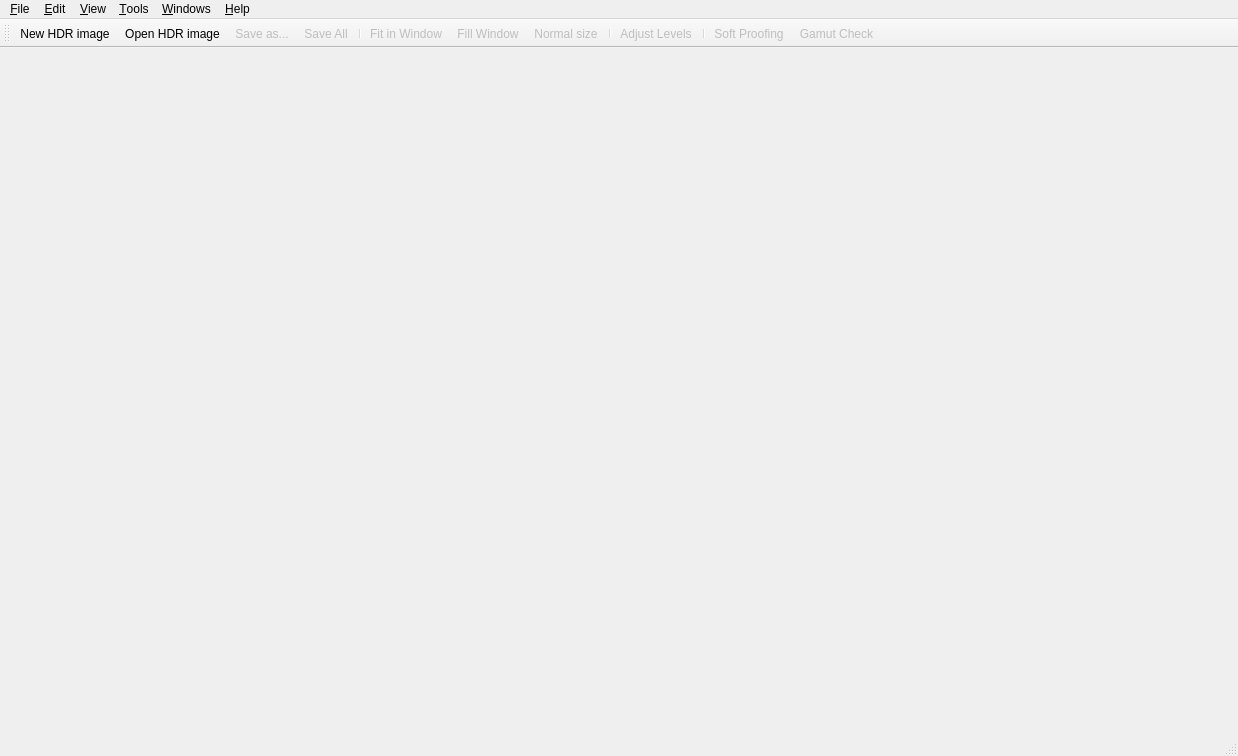
<?xml version="1.0" encoding="UTF-8"?>
<ui version="4.0">
 <class>MainWindow</class>
 <widget class="QMainWindow" name="MainWindow">
  <property name="geometry">
   <rect>
    <x>0</x>
    <y>0</y>
    <width>1238</width>
    <height>756</height>
   </rect>
  </property>
  <property name="windowTitle">
   <string>Luminance HDR</string>
  </property>
  <property name="windowIcon">
   <iconset>
    <normaloff>:/new/prefix1/images/luminance.png</normaloff>:/new/prefix1/images/luminance.png</iconset>
  </property>
  <property name="toolButtonStyle">
   <enum>Qt::ToolButtonTextUnderIcon</enum>
  </property>
  <property name="unifiedTitleAndToolBarOnMac">
   <bool>true</bool>
  </property>
  <widget class="QWidget" name="centralwidget"/>
  <widget class="QMenuBar" name="menubar">
   <property name="geometry">
    <rect>
     <x>0</x>
     <y>0</y>
     <width>1238</width>
     <height>24</height>
    </rect>
   </property>
   <widget class="QMenu" name="menuSettings">
    <property name="title">
     <string>&amp;Tools</string>
    </property>
    <addaction name="actionShowPreviewPanel"/>
    <addaction name="separator"/>
    <addaction name="Transplant_Exif_Data_action"/>
    <addaction name="actionBatch_HDR"/>
    <addaction name="actionBatch_Tone_Mapping"/>
    <addaction name="OptionsAction"/>
   </widget>
   <widget class="QMenu" name="menuHelp">
    <property name="title">
     <string>&amp;Help</string>
    </property>
    <addaction name="documentationAction"/>
    <addaction name="actionWhat_s_This"/>
    <addaction name="separator"/>
    <addaction name="actionDonate"/>
    <addaction name="actionAbout_Luminance"/>
    <addaction name="actionAbout_Qt"/>
   </widget>
   <widget class="QMenu" name="menuWindows">
    <property name="title">
     <string>&amp;Windows</string>
    </property>
    <addaction name="actionMinimize"/>
    <addaction name="actionMaximize"/>
    <addaction name="separator"/>
    <addaction name="actionBring_All_to_Front"/>
    <addaction name="separator"/>
    <addaction name="actionRemove_Tab"/>
   </widget>
   <widget class="QMenu" name="menuView">
    <property name="title">
     <string>&amp;View</string>
    </property>
    <widget class="QMenu" name="menuHDR_Histogram">
     <property name="enabled">
      <bool>false</bool>
     </property>
     <property name="title">
      <string>HDR &amp;Histogram</string>
     </property>
     <addaction name="Fit_to_dynamic_range"/>
     <addaction name="Low_dynamic_range"/>
     <addaction name="Shrink_dynamic_range"/>
     <addaction name="Extend_dynamic_range"/>
     <addaction name="Decrease_exposure"/>
     <addaction name="Increase_exposure"/>
    </widget>
    <widget class="QMenu" name="menuToolbars">
     <property name="title">
      <string>&amp;Toolbars</string>
     </property>
     <addaction name="actionIcons_Only"/>
     <addaction name="actionText_Under_Icons"/>
     <addaction name="actionText_Alongside_Icons"/>
     <addaction name="actionText_Only"/>
     <addaction name="separator"/>
    </widget>
    <addaction name="fitToWindowAct"/>
    <addaction name="actionFill_to_Window"/>
    <addaction name="normalSizeAct"/>
    <addaction name="zoomInAct"/>
    <addaction name="zoomOutAct"/>
    <addaction name="actionLock"/>
    <addaction name="menuHDR_Histogram"/>
    <addaction name="separator"/>
    <addaction name="menuToolbars"/>
   </widget>
   <widget class="QMenu" name="menuFile">
    <property name="title">
     <string>&amp;File</string>
    </property>
    <addaction name="fileNewAction"/>
    <addaction name="fileOpenAction"/>
    <addaction name="fileSaveAsAction"/>
    <addaction name="actionSave_Hdr_Preview"/>
    <addaction name="separator"/>
    <addaction name="fileExitAction"/>
   </widget>
   <widget class="QMenu" name="menuEdit">
    <property name="title">
     <string>&amp;Edit</string>
    </property>
    <addaction name="rotateccw"/>
    <addaction name="rotatecw"/>
    <addaction name="separator"/>
    <addaction name="cropToSelectionAction"/>
    <addaction name="removeSelectionAction"/>
    <addaction name="separator"/>
    <addaction name="actionResizeHDR"/>
    <addaction name="action_Projective_Transformation"/>
   </widget>
   <addaction name="menuFile"/>
   <addaction name="menuEdit"/>
   <addaction name="menuView"/>
   <addaction name="menuSettings"/>
   <addaction name="menuWindows"/>
   <addaction name="menuHelp"/>
  </widget>
  <widget class="QStatusBar" name="statusbar"/>
  <widget class="QToolBar" name="toolBar">
   <property name="enabled">
    <bool>true</bool>
   </property>
   <property name="windowTitle">
    <string>Main Toolbar</string>
   </property>
   <property name="orientation">
    <enum>Qt::Horizontal</enum>
   </property>
   <property name="toolButtonStyle">
    <enum>Qt::ToolButtonTextUnderIcon</enum>
   </property>
   <attribute name="toolBarArea">
    <enum>TopToolBarArea</enum>
   </attribute>
   <attribute name="toolBarBreak">
    <bool>false</bool>
   </attribute>
   <addaction name="fileNewAction"/>
   <addaction name="fileOpenAction"/>
   <addaction name="fileSaveAsAction"/>
   <addaction name="fileSaveAllAction"/>
   <addaction name="separator"/>
   <addaction name="fitToWindowAct"/>
   <addaction name="actionFill_to_Window"/>
   <addaction name="normalSizeAct"/>
   <addaction name="separator"/>
   <addaction name="actionFix_Histogram"/>
   <addaction name="separator"/>
   <addaction name="actionSoft_Proofing"/>
   <addaction name="actionGamut_Check"/>
  </widget>
  <action name="fileNewAction">
   <property name="icon">
    <iconset resource="../../icons.qrc">
     <normaloff>:/new/prefix1/images/newfile.png</normaloff>:/new/prefix1/images/newfile.png</iconset>
   </property>
   <property name="text">
    <string>&amp;New HDR image...</string>
   </property>
   <property name="iconText">
    <string>New HDR image</string>
   </property>
   <property name="toolTip">
    <string>Create a new HDR image from a set of LDR or Raw images</string>
   </property>
   <property name="statusTip">
    <string>Create a new HDR image from a set of LDR or Raw images</string>
   </property>
   <property name="whatsThis">
    <string>Create a new HDR image from a set of JPEG, Raw, or 8/16 bpc TIFF files</string>
   </property>
   <property name="shortcut">
    <string>Ctrl+N</string>
   </property>
  </action>
  <action name="fileOpenAction">
   <property name="icon">
    <iconset resource="../../icons.qrc">
     <normaloff>:/new/prefix1/images/fileopen.png</normaloff>:/new/prefix1/images/fileopen.png</iconset>
   </property>
   <property name="text">
    <string>&amp;Open HDR image...</string>
   </property>
   <property name="iconText">
    <string>Open HDR image</string>
   </property>
   <property name="toolTip">
    <string>Load an existing HDR image file (OpenEXR, Radiance RGBE, PFS stream, RAW or TIFF)</string>
   </property>
   <property name="statusTip">
    <string>Load an existing HDR image file (OpenEXR, Radiance RGBE, PFS stream, RAW or TIFF)</string>
   </property>
   <property name="whatsThis">
    <string>Load an existing HDR image file (OpenEXR, Radiance RGBE, PFS stream, RAW or TIFF)</string>
   </property>
   <property name="shortcut">
    <string>Ctrl+O</string>
   </property>
  </action>
  <action name="fileSaveAsAction">
   <property name="enabled">
    <bool>false</bool>
   </property>
   <property name="icon">
    <iconset resource="../../icons.qrc">
     <normaloff>:/new/prefix1/images/filesave.png</normaloff>:/new/prefix1/images/filesave.png</iconset>
   </property>
   <property name="text">
    <string>&amp;Save as...</string>
   </property>
   <property name="iconText">
    <string>Save as...</string>
   </property>
   <property name="toolTip">
    <string>Save image (HDR or LDR)</string>
   </property>
   <property name="statusTip">
    <string>Save image (HDR or LDR)</string>
   </property>
   <property name="whatsThis">
    <string>Save image (HDR or LDR)</string>
   </property>
   <property name="shortcut">
    <string>Ctrl+S</string>
   </property>
  </action>
  <action name="fileExitAction">
   <property name="icon">
    <iconset resource="../../icons.qrc">
     <normaloff>:/new/prefix1/images/exit.png</normaloff>:/new/prefix1/images/exit.png</iconset>
   </property>
   <property name="text">
    <string>&amp;Quit</string>
   </property>
   <property name="toolTip">
    <string>Quit Luminance HDR</string>
   </property>
   <property name="statusTip">
    <string>Quit Luminance HDR</string>
   </property>
   <property name="whatsThis">
    <string>Exit</string>
   </property>
   <property name="shortcut">
    <string>Ctrl+Q</string>
   </property>
  </action>
  <action name="rotateccw">
   <property name="enabled">
    <bool>false</bool>
   </property>
   <property name="icon">
    <iconset resource="../../icons.qrc">
     <normaloff>:/new/prefix1/images/rotate_left.png</normaloff>:/new/prefix1/images/rotate_left.png</iconset>
   </property>
   <property name="text">
    <string>Rotate c&amp;ounter-clockwise</string>
   </property>
   <property name="iconText">
    <string>Rotate counter-clockwise</string>
   </property>
   <property name="toolTip">
    <string>Rotate counter-clockwise the HDR image</string>
   </property>
   <property name="statusTip">
    <string>Rotate counter-clockwise the HDR image</string>
   </property>
   <property name="whatsThis">
    <string>Rotate counter-clockwise the HDR image</string>
   </property>
   <property name="shortcut">
    <string>&lt;</string>
   </property>
  </action>
  <action name="rotatecw">
   <property name="enabled">
    <bool>false</bool>
   </property>
   <property name="icon">
    <iconset resource="../../icons.qrc">
     <normaloff>:/new/prefix1/images/rotate_right.png</normaloff>:/new/prefix1/images/rotate_right.png</iconset>
   </property>
   <property name="text">
    <string>Rotate c&amp;lockwise</string>
   </property>
   <property name="iconText">
    <string>Rotate clockwise</string>
   </property>
   <property name="toolTip">
    <string>Rotate clockwise the HDR image</string>
   </property>
   <property name="statusTip">
    <string>Rotate clockwise the HDR image</string>
   </property>
   <property name="whatsThis">
    <string>Rotate clockwise the HDR image</string>
   </property>
   <property name="shortcut">
    <string>&gt;</string>
   </property>
  </action>
  <action name="Low_dynamic_range">
   <property name="enabled">
    <bool>false</bool>
   </property>
   <property name="text">
    <string>Low Dynamic Range</string>
   </property>
   <property name="shortcut">
    <string>L</string>
   </property>
  </action>
  <action name="Fit_to_dynamic_range">
   <property name="enabled">
    <bool>false</bool>
   </property>
   <property name="text">
    <string>Fit to Dynamic Range</string>
   </property>
   <property name="toolTip">
    <string>Fit to dynamic range</string>
   </property>
   <property name="shortcut">
    <string>\</string>
   </property>
  </action>
  <action name="Shrink_dynamic_range">
   <property name="enabled">
    <bool>false</bool>
   </property>
   <property name="text">
    <string>Shrink Dynamic Range</string>
   </property>
   <property name="shortcut">
    <string>[</string>
   </property>
  </action>
  <action name="Extend_dynamic_range">
   <property name="enabled">
    <bool>false</bool>
   </property>
   <property name="text">
    <string>Extend Dynamic Range</string>
   </property>
   <property name="shortcut">
    <string>]</string>
   </property>
  </action>
  <action name="Decrease_exposure">
   <property name="enabled">
    <bool>false</bool>
   </property>
   <property name="text">
    <string>Decrease Exposure</string>
   </property>
   <property name="shortcut">
    <string>0</string>
   </property>
  </action>
  <action name="Increase_exposure">
   <property name="enabled">
    <bool>false</bool>
   </property>
   <property name="text">
    <string>&amp;Increase Exposure</string>
   </property>
   <property name="shortcut">
    <string>9</string>
   </property>
  </action>
  <action name="documentationAction">
   <property name="icon">
    <iconset resource="../../icons.qrc">
     <normaloff>:/new/prefix1/images/help.png</normaloff>:/new/prefix1/images/help.png</iconset>
   </property>
   <property name="text">
    <string>&amp;Contents...</string>
   </property>
   <property name="iconText">
    <string>About...</string>
   </property>
   <property name="toolTip">
    <string>Open user manual for Luminance HDR</string>
   </property>
   <property name="statusTip">
    <string>Open user manual for Luminance HDR</string>
   </property>
   <property name="whatsThis">
    <string>Open user manual for Luminance HDR</string>
   </property>
   <property name="shortcut">
    <string>F1</string>
   </property>
  </action>
  <action name="normalSizeAct">
   <property name="checkable">
    <bool>true</bool>
   </property>
   <property name="enabled">
    <bool>false</bool>
   </property>
   <property name="icon">
    <iconset resource="../../icons.qrc">
     <normaloff>:/new/prefix1/images/viewmag1.png</normaloff>:/new/prefix1/images/viewmag1.png</iconset>
   </property>
   <property name="text">
    <string>&amp;Normal Size</string>
   </property>
   <property name="iconText">
    <string>Normal size</string>
   </property>
   <property name="toolTip">
    <string>View HDR image at its normal size</string>
   </property>
   <property name="statusTip">
    <string>View HDR image at its normal size</string>
   </property>
   <property name="whatsThis">
    <string>View HDR image at its normal size</string>
   </property>
   <property name="shortcut">
    <string>O</string>
   </property>
  </action>
  <action name="zoomInAct">
   <property name="enabled">
    <bool>false</bool>
   </property>
   <property name="icon">
    <iconset resource="../../icons.qrc">
     <normaloff>:/new/prefix1/images/viewmag_inc.png</normaloff>:/new/prefix1/images/viewmag_inc.png</iconset>
   </property>
   <property name="text">
    <string>Zoom &amp;In</string>
   </property>
   <property name="toolTip">
    <string>Zoom in</string>
   </property>
   <property name="statusTip">
    <string>Zoom in</string>
   </property>
   <property name="whatsThis">
    <string>Zoom in</string>
   </property>
   <property name="shortcut">
    <string>+</string>
   </property>
  </action>
  <action name="zoomOutAct">
   <property name="enabled">
    <bool>false</bool>
   </property>
   <property name="icon">
    <iconset resource="../../icons.qrc">
     <normaloff>:/new/prefix1/images/viewmag_dec.png</normaloff>:/new/prefix1/images/viewmag_dec.png</iconset>
   </property>
   <property name="text">
    <string>Zoom &amp;Out</string>
   </property>
   <property name="toolTip">
    <string>Zoom out</string>
   </property>
   <property name="statusTip">
    <string>Zoom out</string>
   </property>
   <property name="whatsThis">
    <string>Zoom out</string>
   </property>
   <property name="shortcut">
    <string>-</string>
   </property>
  </action>
  <action name="fitToWindowAct">
   <property name="checkable">
    <bool>true</bool>
   </property>
   <property name="checked">
    <bool>false</bool>
   </property>
   <property name="enabled">
    <bool>false</bool>
   </property>
   <property name="icon">
    <iconset resource="../../icons.qrc">
     <normaloff>:/new/prefix1/images/viewmagfit.png</normaloff>:/new/prefix1/images/viewmagfit.png</iconset>
   </property>
   <property name="text">
    <string>&amp;Fit in Window</string>
   </property>
   <property name="iconText">
    <string>Fit in Window</string>
   </property>
   <property name="toolTip">
    <string>Fit in Window</string>
   </property>
   <property name="statusTip">
    <string>Make the HDR image fit its window</string>
   </property>
   <property name="whatsThis">
    <string>Make the HDR image fit its window</string>
   </property>
   <property name="shortcut">
    <string>W</string>
   </property>
  </action>
  <action name="OptionsAction">
   <property name="icon">
    <iconset resource="../../icons.qrc">
     <normaloff>:/new/prefix1/images/options.png</normaloff>:/new/prefix1/images/options.png</iconset>
   </property>
   <property name="text">
    <string>&amp;Preferences...</string>
   </property>
   <property name="iconText">
    <string>Luminance Options</string>
   </property>
   <property name="toolTip">
    <string>Set various options of Luminance</string>
   </property>
   <property name="statusTip">
    <string>Set various options of Luminance</string>
   </property>
   <property name="whatsThis">
    <string>Set various options of Luminance</string>
   </property>
   <property name="shortcut">
    <string>Ctrl+P</string>
   </property>
  </action>
  <action name="actionResizeHDR">
   <property name="enabled">
    <bool>false</bool>
   </property>
   <property name="icon">
    <iconset resource="../../icons.qrc">
     <normaloff>:/new/prefix1/images/scale.png</normaloff>:/new/prefix1/images/scale.png</iconset>
   </property>
   <property name="text">
    <string>&amp;Resize...</string>
   </property>
   <property name="iconText">
    <string>Resize the HDR image</string>
   </property>
   <property name="toolTip">
    <string>Change size of the HDR image</string>
   </property>
   <property name="statusTip">
    <string>Change size of the HDR image</string>
   </property>
   <property name="whatsThis">
    <string>Change size of the HDR image</string>
   </property>
   <property name="shortcut">
    <string>Ctrl+R</string>
   </property>
  </action>
  <action name="Transplant_Exif_Data_action">
   <property name="icon">
    <iconset resource="../../icons.qrc">
     <normaloff>:/new/prefix1/images/copyexif.png</normaloff>:/new/prefix1/images/copyexif.png</iconset>
   </property>
   <property name="text">
    <string>Copy &amp;Exif Data...</string>
   </property>
   <property name="iconText">
    <string>Copy Exif Data</string>
   </property>
   <property name="toolTip">
    <string>Copy Exif data between two sets of files</string>
   </property>
   <property name="statusTip">
    <string>Copy Exif data between two sets of files</string>
   </property>
   <property name="whatsThis">
    <string>Copy Exif data between two sets of files</string>
   </property>
   <property name="shortcut">
    <string>Ctrl+E</string>
   </property>
  </action>
  <action name="actionAlign_Images">
   <property name="enabled">
    <bool>false</bool>
   </property>
   <property name="text">
    <string>&amp;Align Images...</string>
   </property>
   <property name="toolTip">
    <string>WORK IN PROGRESS</string>
   </property>
   <property name="statusTip">
    <string>WORK IN PROGRESS</string>
   </property>
   <property name="whatsThis">
    <string>WORK IN PROGRESS</string>
   </property>
  </action>
  <action name="actionAbout_Qt">
   <property name="text">
    <string>&amp;About Qt</string>
   </property>
   <property name="toolTip">
    <string>Show information about Qt</string>
   </property>
   <property name="statusTip">
    <string>Show information about Qt library that is used by Luminance</string>
   </property>
   <property name="whatsThis">
    <string>Show information about Qt library that is used by Luminance</string>
   </property>
  </action>
  <action name="actionTile">
   <property name="text">
    <string>&amp;Tile</string>
   </property>
  </action>
  <action name="actionCascade">
   <property name="text">
    <string>&amp;Cascade</string>
   </property>
   <property name="iconText">
    <string>Cascade</string>
   </property>
   <property name="toolTip">
    <string>Cascade</string>
   </property>
  </action>
  <action name="actionToolbars">
   <property name="text">
    <string>Toolbars</string>
   </property>
  </action>
  <action name="actionText_Under_Icons">
   <property name="checkable">
    <bool>true</bool>
   </property>
   <property name="text">
    <string>Text &amp;under Icons</string>
   </property>
  </action>
  <action name="actionIcons_Only">
   <property name="checkable">
    <bool>true</bool>
   </property>
   <property name="text">
    <string>&amp;Icons Only</string>
   </property>
  </action>
  <action name="actionText_Only">
   <property name="checkable">
    <bool>true</bool>
   </property>
   <property name="text">
    <string>&amp;Text Only</string>
   </property>
  </action>
  <action name="actionText_Alongside_Icons">
   <property name="checkable">
    <bool>true</bool>
   </property>
   <property name="text">
    <string>Text &amp;Alongside Icons</string>
   </property>
  </action>
  <action name="actionBatch_Tone_Mapping">
   <property name="text">
    <string>&amp;Batch Tone Mapping...</string>
   </property>
   <property name="toolTip">
    <string>Convert multiple HDR images to LDR</string>
   </property>
   <property name="statusTip">
    <string>Convert multiple HDR images to LDR using existing settings files</string>
   </property>
   <property name="whatsThis">
    <string>Convert multiple HDR images to LDR using existing settings files</string>
   </property>
   <property name="shortcut">
    <string>Ctrl+B</string>
   </property>
  </action>
  <action name="actionWhat_s_This">
   <property name="icon">
    <iconset resource="../../icons.qrc">
     <normaloff>:/new/prefix1/images/whatsthis.png</normaloff>:/new/prefix1/images/whatsthis.png</iconset>
   </property>
   <property name="text">
    <string>&amp;What's This?</string>
   </property>
   <property name="toolTip">
    <string>Get verbose information about user interface elements</string>
   </property>
   <property name="statusTip">
    <string>Get verbose information about user interface elements</string>
   </property>
   <property name="whatsThis">
    <string/>
   </property>
   <property name="shortcut">
    <string>Shift+F1</string>
   </property>
  </action>
  <action name="actionAbout_Luminance">
   <property name="text">
    <string>About &amp;Luminance HDR</string>
   </property>
   <property name="toolTip">
    <string>Show information about Luminance HDR</string>
   </property>
   <property name="statusTip">
    <string>Show information about Luminance HDR, its authors and contributors</string>
   </property>
   <property name="whatsThis">
    <string>Show information about Luminance HDR, its authors and contributors</string>
   </property>
  </action>
  <action name="actionSave_Hdr_Preview">
   <property name="enabled">
    <bool>false</bool>
   </property>
   <property name="text">
    <string>Save HDR image &amp;preview...</string>
   </property>
   <property name="toolTip">
    <string>Save the current HDR Preview to an LDR file</string>
   </property>
   <property name="statusTip">
    <string>Save the current HDR Preview to an LDR file</string>
   </property>
   <property name="whatsThis">
    <string>Save the current HDR Preview to an LDR file</string>
   </property>
  </action>
  <action name="action_Projective_Transformation">
   <property name="enabled">
    <bool>false</bool>
   </property>
   <property name="text">
    <string>&amp;Projective Transformation...</string>
   </property>
   <property name="toolTip">
    <string>Apply projective transformation to the current HDR image</string>
   </property>
   <property name="statusTip">
    <string>Apply projective transformation to the current HDR image</string>
   </property>
   <property name="whatsThis">
    <string>Apply projective transformation to the current HDR image</string>
   </property>
  </action>
  <action name="cropToSelectionAction">
   <property name="icon">
    <iconset resource="../../icons.qrc">
     <normaloff>:/new/prefix1/images/crop.png</normaloff>:/new/prefix1/images/crop.png</iconset>
   </property>
   <property name="text">
    <string>&amp;Crop to Selection</string>
   </property>
   <property name="iconText">
    <string>Crop to Selection</string>
   </property>
   <property name="toolTip">
    <string>Crop the image to selection rectangle</string>
   </property>
   <property name="statusTip">
    <string>Crop the image to selection rectangle</string>
   </property>
   <property name="whatsThis">
    <string>Click and drag inside image area to create a selection, then use this button to crop to a new HDR image</string>
   </property>
  </action>
  <action name="removeSelectionAction">
   <property name="enabled">
    <bool>false</bool>
   </property>
   <property name="text">
    <string>Remove &amp;Selection</string>
   </property>
   <property name="toolTip">
    <string>Remove selection rectangle</string>
   </property>
   <property name="statusTip">
    <string>Remove selection rectangle from image area</string>
   </property>
   <property name="whatsThis">
    <string>Remove selection rectangle from image area</string>
   </property>
  </action>
  <action name="actionDonate">
   <property name="text">
    <string>Make a &amp;Donation</string>
   </property>
   <property name="shortcut">
    <string>Ctrl+D</string>
   </property>
  </action>
  <action name="actionLock">
   <property name="checkable">
    <bool>true</bool>
   </property>
   <property name="enabled">
    <bool>false</bool>
   </property>
   <property name="icon">
    <iconset resource="../../icons.qrc">
     <normaloff>:/new/prefix1/images/lock-off.png</normaloff>
     <normalon>:/new/prefix1/images/lock-on.png</normalon>:/new/prefix1/images/lock-off.png</iconset>
   </property>
   <property name="text">
    <string>Lock Viewers</string>
   </property>
   <property name="toolTip">
    <string>Synchronize viewers mode (fit, fill or 1:1).</string>
   </property>
   <property name="whatsThis">
    <string>Lock the images for sync view</string>
   </property>
   <property name="shortcut">
    <string>L</string>
   </property>
  </action>
  <action name="actionMinimize">
   <property name="text">
    <string>Minimize</string>
   </property>
  </action>
  <action name="actionMaximize">
   <property name="text">
    <string>Maximize</string>
   </property>
  </action>
  <action name="actionBring_All_to_Front">
   <property name="text">
    <string>Bring All to Front</string>
   </property>
  </action>
  <action name="actionShowPreviewPanel">
   <property name="checkable">
    <bool>true</bool>
   </property>
   <property name="checked">
    <bool>false</bool>
   </property>
   <property name="enabled">
    <bool>false</bool>
   </property>
   <property name="text">
    <string>Show Preview Panel</string>
   </property>
   <property name="toolTip">
    <string>Show/Hide Preview Panel</string>
   </property>
   <property name="shortcut">
    <string>Ctrl+V</string>
   </property>
  </action>
  <action name="actionFix_Histogram">
   <property name="checkable">
    <bool>true</bool>
   </property>
   <property name="enabled">
    <bool>false</bool>
   </property>
   <property name="icon">
    <iconset resource="../../icons.qrc">
     <normaloff>:/new/prefix1/images/histogram.png</normaloff>:/new/prefix1/images/histogram.png</iconset>
   </property>
   <property name="text">
    <string>Adjust &amp;Levels</string>
   </property>
   <property name="iconText">
    <string>Adjust Levels</string>
   </property>
   <property name="toolTip">
    <string>Adjust Levels</string>
   </property>
   <property name="statusTip">
    <string>Tune the histogram for the current LDR</string>
   </property>
   <property name="whatsThis">
    <string>Tune the histogram for the current LDR</string>
   </property>
   <property name="shortcut">
    <string>Ctrl+L</string>
   </property>
  </action>
  <action name="fileSaveAllAction">
   <property name="enabled">
    <bool>false</bool>
   </property>
   <property name="icon">
    <iconset resource="../../icons.qrc">
     <normaloff>:/new/prefix1/images/filesaveall.png</normaloff>:/new/prefix1/images/filesaveall.png</iconset>
   </property>
   <property name="text">
    <string>Save All</string>
   </property>
   <property name="toolTip">
    <string>Save All LDR files</string>
   </property>
   <property name="whatsThis">
    <string>Save All LDR files</string>
   </property>
  </action>
  <action name="actionRemove_Tab">
   <property name="text">
    <string>Remove Tab</string>
   </property>
   <property name="shortcut">
    <string>Ctrl+W</string>
   </property>
  </action>
  <action name="actionFill_to_Window">
   <property name="checkable">
    <bool>true</bool>
   </property>
   <property name="enabled">
    <bool>false</bool>
   </property>
   <property name="icon">
    <iconset resource="../../icons.qrc">
     <normaloff>:/new/prefix1/images/viewmagfit.png</normaloff>:/new/prefix1/images/viewmagfit.png</iconset>
   </property>
   <property name="text">
    <string>Fill Window</string>
   </property>
   <property name="toolTip">
    <string>Fill window with the current viewer</string>
   </property>
  </action>
  <action name="actionBatch_HDR">
   <property name="text">
    <string>Batch HDR...</string>
   </property>
   <property name="shortcut">
    <string>Ctrl+H</string>
   </property>
  </action>
  <action name="actionSoft_Proofing">
   <property name="checkable">
    <bool>true</bool>
   </property>
   <property name="enabled">
    <bool>false</bool>
   </property>
   <property name="icon">
    <iconset resource="../../icons.qrc">
     <normaloff>:/new/prefix1/images/document-print-preview.png</normaloff>:/new/prefix1/images/document-print-preview.png</iconset>
   </property>
   <property name="text">
    <string>Soft Proofing</string>
   </property>
  </action>
  <action name="actionGamut_Check">
   <property name="checkable">
    <bool>true</bool>
   </property>
   <property name="enabled">
    <bool>false</bool>
   </property>
   <property name="icon">
    <iconset resource="../../icons.qrc">
     <normaloff>:/new/prefix1/images/gamut_48x48.png</normaloff>:/new/prefix1/images/gamut_48x48.png</iconset>
   </property>
   <property name="text">
    <string>Gamut Check</string>
   </property>
  </action>
 </widget>
 <resources>
  <include location="../../icons.qrc"/>
 </resources>
 <connections/>
</ui>
